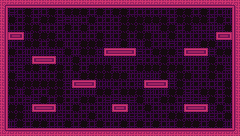

A 2D game scene composited from a Tiled map and its tileset images. What follows is a short description and the map's XML, with every tile layer's data as written:
An orthogonal 30x17 tile map with 8x8 px tiles, 1 tile layer (Tile Layer 1), 1 hidden layer not drawn, 2 tilesets.

<map version="1.0" orientation="orthogonal" renderorder="right-down" width="30" height="17" tilewidth="8" tileheight="8" nextobjectid="1">
 <tileset firstgid="1" name="tileset" tilewidth="8" tileheight="8" tilecount="1024" columns="32">
  <image source="../images/tileset.png" width="256" height="256" />
 </tileset>
 <tileset firstgid="1025" name="collision-tile" tilewidth="8" tileheight="8" tilecount="8" columns="4">
  <image source="../images/collision-tile.png" width="32" height="16" />
 </tileset>
 <layer name="Tile Layer 1" width="30" height="17">
  <data encoding="csv">
8,66,66,66,66,66,66,66,66,66,66,66,66,66,66,66,66,66,66,66,66,66,66,66,66,66,66,66,66,10,
35,195,197,198,197,197,198,197,198,198,198,197,198,197,198,198,197,197,197,197,197,197,198,198,197,198,197,197,163,33,
35,198,197,198,197,198,198,195,196,165,197,198,197,197,197,198,198,198,198,198,198,197,198,198,198,198,197,198,197,33,
35,197,197,198,198,197,197,197,198,197,198,197,197,197,197,198,198,198,163,163,198,198,197,198,165,197,164,165,198,33,
35,97,99,163,198,198,198,197,197,197,197,197,198,197,197,198,197,198,198,197,197,198,197,197,197,197,196,97,99,33,
35,163,197,198,198,197,198,198,163,197,198,198,198,195,164,198,163,164,198,197,197,196,197,197,165,198,198,197,163,33,
35,198,197,163,164,163,196,165,198,164,198,198,165,97,98,98,99,196,197,198,198,198,195,97,98,99,196,198,198,33,
35,197,165,165,97,98,99,163,164,198,197,197,163,163,164,165,163,196,197,197,198,197,197,164,163,164,198,197,163,33,
35,197,196,198,198,197,198,198,197,198,197,198,198,198,196,197,197,198,198,198,198,198,198,197,197,197,198,198,195,33,
35,198,195,197,197,197,197,198,164,197,198,198,198,198,198,198,163,164,165,163,198,165,198,198,197,197,198,197,163,33,
35,198,198,198,198,198,198,198,196,97,98,99,163,163,197,197,197,165,97,98,99,196,198,197,197,197,197,197,198,33,
35,198,164,198,197,197,198,198,197,165,163,164,198,198,197,198,198,198,165,163,164,198,198,195,197,198,198,197,198,33,
35,197,197,196,195,198,197,198,197,197,198,198,197,195,196,195,195,198,163,197,198,198,197,196,195,196,198,197,198,33,
35,198,198,164,97,98,99,164,197,198,197,197,197,163,97,99,163,197,198,197,197,197,163,97,98,99,165,198,197,33,
35,198,198,164,163,197,163,195,197,197,197,198,197,163,163,165,195,195,197,197,197,198,198,197,197,165,195,197,198,33,
35,163,198,197,198,198,197,197,198,197,198,197,198,197,197,198,197,198,197,198,197,197,198,198,198,197,198,198,163,33,
72,2,2,2,2,2,2,2,2,2,2,2,2,2,2,2,2,2,2,2,2,2,2,2,2,2,2,2,2,74
</data>
 </layer>
 <layer name="collision" width="30" height="17" visible="0">
  <data encoding="csv">
1025,1025,1025,1025,1025,1025,1025,1025,1025,1025,1025,1025,1025,1025,1025,1025,1025,1025,1025,1025,1025,1025,1025,1025,1025,1025,1025,1025,1025,1025,
1025,0,0,0,0,0,0,0,0,0,0,0,0,0,0,0,0,0,0,0,0,0,0,0,0,0,0,0,0,1025,
1025,0,0,0,0,0,0,0,0,0,0,0,0,0,0,0,0,0,0,0,0,0,0,0,0,0,0,0,0,1025,
1025,0,0,0,0,0,0,0,0,0,0,0,0,0,0,0,0,0,0,0,0,0,0,0,0,0,0,0,0,1025,
1025,1025,1025,0,0,0,0,0,0,0,0,0,0,0,0,0,0,0,0,0,0,0,0,0,0,0,0,1025,1025,1025,
1025,0,0,0,0,0,0,0,0,0,0,0,0,0,0,0,0,0,0,0,0,0,0,0,0,0,0,0,0,1025,
1025,0,0,0,0,0,0,0,0,0,0,0,0,1025,1025,1025,1025,0,0,0,0,0,0,1025,1025,1025,0,0,0,1025,
1025,0,0,0,1025,1025,1025,0,0,0,0,0,0,0,0,0,0,0,0,0,0,0,0,0,0,0,0,0,0,1025,
1025,0,0,0,0,0,0,0,0,0,0,0,0,0,0,0,0,0,0,0,0,0,0,0,0,0,0,0,0,1025,
1025,0,0,0,0,0,0,0,0,0,0,0,0,0,0,0,0,0,0,0,0,0,0,0,0,0,0,0,0,1025,
1025,0,0,0,0,0,0,0,0,1025,1025,1025,0,0,0,0,0,0,1025,1025,1025,0,0,0,0,0,0,0,0,1025,
1025,0,0,0,0,0,0,0,0,0,0,0,0,0,0,0,0,0,0,0,0,0,0,0,0,0,0,0,0,1025,
1025,0,0,0,0,0,0,0,0,0,0,0,0,0,0,0,0,0,0,0,0,0,0,0,0,0,0,0,0,1025,
1025,0,0,0,1025,1025,1025,0,0,0,0,0,0,0,1025,1025,0,0,0,0,0,0,0,1025,1025,1025,0,0,0,1025,
1025,0,0,0,0,0,0,0,0,0,0,0,0,0,0,0,0,0,0,0,0,0,0,0,0,0,0,0,0,1025,
1025,0,0,0,0,0,0,0,0,0,0,0,0,0,0,0,0,0,0,0,0,0,0,0,0,0,0,0,0,1025,
1025,1025,1025,1025,1025,1025,1025,1025,1025,1025,1025,1025,1025,1025,1025,1025,1025,1025,1025,1025,1025,1025,1025,1025,1025,1025,1025,1025,1025,1025
</data>
 </layer>
</map>
